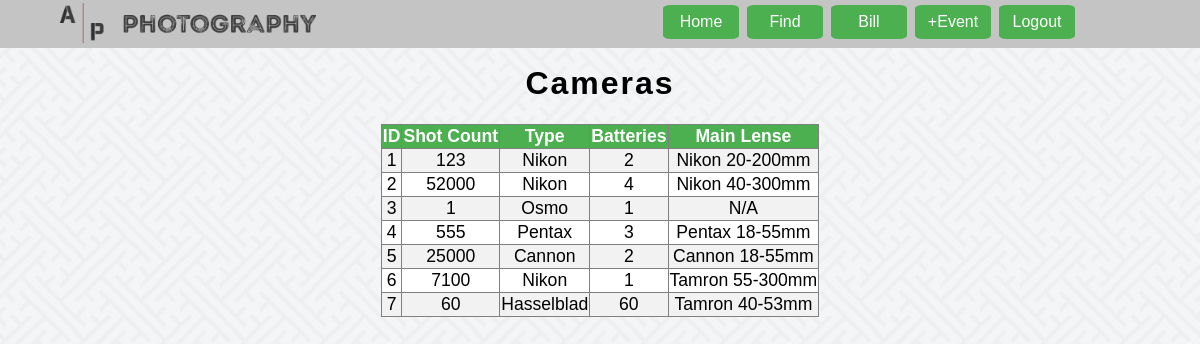
Screenshot of /photograph/outputs/cameraoutput.php (signed in) with the database file from the repository.
### tables this page shows
CREATE TABLE CAMERAS(
CAMERAID INTEGER NOT NULL AUTO_INCREMENT,
SHOTCOUNT INTEGER NOT NULL,
CAMERATYPE CHAR(18) NULL,
BATTERIES CHAR(10) NULL,
PRIMARYLENSE CHAR(18) NOT NULL,
CONSTRAINT CAMERAS_PK PRIMARY KEY(CAMERAID)
);

### photograph/outputs/cameraoutput.php (the view, shortened to what this page needs)
<?php
	include("../connection.php");
  echo   "<div class='navbg'>
    <a href='../employeepage.php'><img class='logohorizontal' src='../img/apphotohoriz.png'></a>
    <table class='navbar'>
      <tr>
        <td><a href='../employeepage.php' id='navbutton'>Home</a></td>
        <td><a href='../findperson.php' id='navbutton'>Find</a></td>
        <td><a href='../payment.php' id='navbutton'>Bill</a></td>
        <td><a href='forms/combinedform.php' id='navbutton'>+Event</a></td>
        <td><a href='../logout.php' id='navbutton'>Logout</a></td>
      </tr>
    </table>
  </div>
  <br><br>";
  echo "<link rel='stylesheet' type='text/css' href='../css/master.css'/>";
  echo "<h1>Cameras</h1>";
	echo "<table border='1' align='center' class='output'>";
	echo "<tr class='outputrow'>";
	echo "<th><b>ID</b></th>";
	echo "<th><b>Shot Count</b></th>";
  echo "<th><b>Type</b></th>";
  echo "<th><b>Batteries</b></th>";
  echo "<th><b>Main Lense</b></th>";
  echo "</tr>";
	$r = mysqli_query($dbc, "SELECT * FROM Cameras");
  $numrows = mysqli_num_rows($r);
if($numrows != 0){
	while ( $row = mysqli_fetch_array($r))
	{
    echo "<tr class='outputrow'>";
		echo "<td>".$row['CAMERAID']."</td>";
    echo "<td>".$row['SHOTCOUNT']."</td>";
    echo "<td>".$row['CAMERATYPE']."</td>";
    echo "<td>".$row['BATTERIES']."</td>";
    echo "<td>".$row['PRIMARYLENSE']."</td>";
		echo "</tr>";
	}
} else {
  echo "</table>";
  echo "<h1>";
  echo "No Data Found!";
  echo "</h1>";
  echo "<meta http-equiv='refresh' content='2;url=../employeepage.php'/>";
}
echo "</table>";
?>

### photograph/css/global.css (style rules this page uses)
table.output { padding: 25px; text-align: center; font-size: 1.1em; font-family: sans-serif; border-collapse: collapse; border-color: gray; background-color: white; }
th { background-color: #4CAF50; color: white; }
tr.outputrow:nth-child(even) { background-color: #f2f2f2 }
.logohorizontal { position: absolute; top: 5px; left: 5%; width: 256px; height: 40px; }
h1 { text-align:center; font-family:Arial; letter-spacing:2px; }
a,p { font-family:Arial; font-size:1em; font-style:normal; font-weight:normal; }

### photograph/css/navigation.css (style rules this page uses)
table.navbar { position: absolute; top: 0px; right: 10%; background-color: transparent; }
div.navbg { background-color: #C4C4C4; position: absolute; top: -2px; left: 0px; height: 50px; width: 100%; }
#navbutton { background-color: #4CAF50; border: none; width: 60px; color: white; padding: 15px 32px; text-align: center; text-decoration: none; display: inline-block; font-size: 16px; margin: 4px 2px; -webkit-transition-duration: 0.4s; transition-duration: 0.4s; cursor: pointer; border: 2px solid #4CAF50; padding: 6px; border-radius: 10%; }

### rows the page displays
cameras: CAMERAID "1", SHOTCOUNT "123", CAMERATYPE "Nikon", BATTERIES "2", PRIMARYLENSE "Nikon 20-200mm"
cameras: CAMERAID "2", SHOTCOUNT "52000", CAMERATYPE "Nikon", BATTERIES "4", PRIMARYLENSE "Nikon 40-300mm"
cameras: CAMERAID "3", SHOTCOUNT "1", CAMERATYPE "Osmo", BATTERIES "1", PRIMARYLENSE "N/A"
cameras: CAMERAID "4", SHOTCOUNT "555", CAMERATYPE "Pentax", BATTERIES "3", PRIMARYLENSE "Pentax 18-55mm"
cameras: CAMERAID "5", SHOTCOUNT "25000", CAMERATYPE "Cannon", BATTERIES "2", PRIMARYLENSE "Cannon 18-55mm"
cameras: CAMERAID "6", SHOTCOUNT "7100", CAMERATYPE "Nikon", BATTERIES "1", PRIMARYLENSE "Tamron 55-300mm"
cameras: CAMERAID "7", SHOTCOUNT "60", CAMERATYPE "Hasselblad", BATTERIES "60", PRIMARYLENSE "Tamron 40-53mm"
